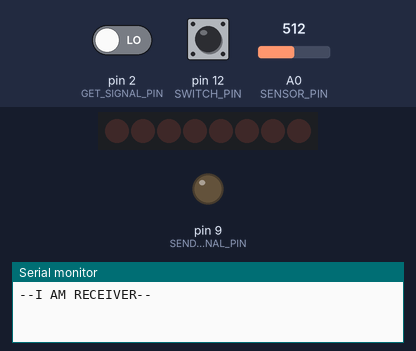
Bench run of a sketch on a simulated Arduino Uno, built with avr-gcc and run on an emulated ATmega328P. Shown: 8 shift-register outputs drawn as a row of LEDs (first output left, lit = HIGH), output pins drawn as LEDs (lit = HIGH), the last lines printed to the serial monitor. Wiring (inferred from the names in the program): shift register (74HC595): data pin 7; shift clock pin 3; latch pin 5. Wiring (inferred from the signals the program sends): row of LEDs: on Q0, Q1, Q2, Q3, Q4, Q5, Q6, Q7. Inputs (shaded band) come from the test bench; at power-on: pin 2 (GET_SIGNAL_PIN) LOW, A0 (SENSOR_PIN) = 512, pin 12 (SWITCH_PIN) HIGH. Pins used as bus, display or sensor lines are not drawn.

Above: at 1.3 s.
1.4 s: pin 2 (GET_SIGNAL_PIN) driven HIGH
3.0 s: A0 (SENSOR_PIN) set to 16
6.0 s: pin 12 (SWITCH_PIN) pulled LOW for 3.2 s
At 9.47 s:
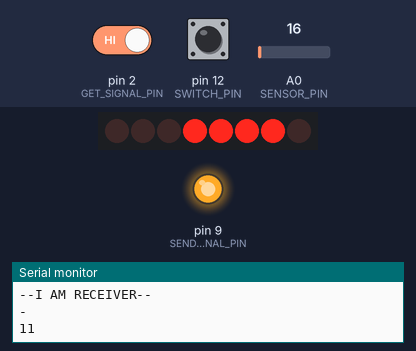
At 10.0 s:
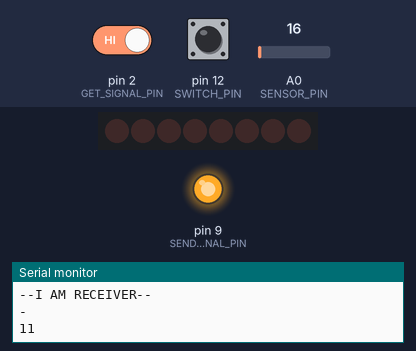
Timing chart, 0 to 11.5 s (numbered marks = the images above; inputs shaded):
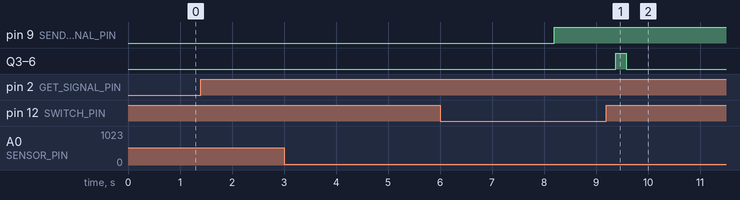

The sketch:

main.ino
```cpp
#define SEND_SIGNAL_PIN 9
#define GET_SIGNAL_PIN 2

#define DATA_PIN 7
#define LATCH_PIN 5
#define CLOCK_PIN 3

#define SENSOR_PIN A0

#define SWITCH_PIN 12

//int TU = 100;
int TU = 0; //read A0
int switch_status = 0;
int status_transmitter = 0;
int status_receiver = 1;

bool is_transmitted=false;

String received_message = "";
String result = "";
const char separator = '/';

const char letterArr[] = "ABCDEFGHIJKLMNOPQRSTUVWXYZ";

String morseCode[] = {
  ".-", "-...", "-.-.",

  "-..", ".", "..-.",

  "--.", "....", "..",

  ".---", "-.-", ".-..",

  "--", "-.", "---",

  ".--.", "--.-", ".-.",

  "...", "-", "..-",

  "...-", ".--", "-..-",

  "-.--", "--.."
};


byte letters[] = {
  0b11101110, //  A
  0b00111110, //  B
  0b10011010, //  C
  0b01111100, //  D
  0b10011110, //  E
  0b10001110, //  F
  0b10111010, //  G
  0b0101110,  //  H
  0b00100000, //  I
  0b01111000, //  J
  0b10101110, //  K
  0b00011010, //  L
  0b10101100, //  M
  0b00101100, //  N
  0b00111100, //  O
  0b11001110, //  P
  0b11100110, //  Q
  0b00001100, //  R
  0b10110110, //  S
  0b00011110, //  T
  0b01111010, //  U
  0b111000,   //  V
  0b1010110,  //  W
  0b01101110, //  X
  0b01110110, //  Y
  0b11011100, //  Z
  0b00000000  //  empty
};


void setup()
{
  Serial.begin(9600);

  pinMode(SEND_SIGNAL_PIN, OUTPUT);
  pinMode(GET_SIGNAL_PIN, INPUT);

  pinMode(DATA_PIN, OUTPUT);
  pinMode(CLOCK_PIN, OUTPUT);
  pinMode(LATCH_PIN, OUTPUT);

  pinMode(SENSOR_PIN, INPUT);
  pinMode(SWITCH_PIN, INPUT);

  if (digitalRead(SWITCH_PIN) == 0) {
    switch_status = status_transmitter;
    Serial.println("--I AM TRANSMITTER--");
  } else {
    switch_status = status_receiver;
    Serial.println("--I AM RECEIVER--");
  }

}

void loop()
{
  if (digitalRead(SWITCH_PIN) != switch_status) {
    //changing the status using the slide switch
    switch_status = digitalRead(SWITCH_PIN);
  }
  TU  = analogRead(SENSOR_PIN); //curr value = 82
  //Serial.print("----TU: ");
  //Serial.println(TU);

  if (switch_status == status_transmitter) {
    digitalWrite(SEND_SIGNAL_PIN, HIGH);//start transmitting
    //Serial.println("Input message: ");
    if(Serial.available()){//user input
      	String user_input = Serial.readString();
      if (user_input.length() > 0){
        user_input.toUpperCase();
    	send_morse_code(user_input);
      }
    }
  } else {
    receive_morse_code();
  }
}


//////transmitting//////
void send_morse_code(String data){
  Serial.print("Sending message: ");
  Serial.println(data);

  for (int i = 0; i < data.length(); i++) {
    char current_letter = data.charAt(i);

    if (current_letter != ' ') {
      int index = 0;
      for (int j = 0; j < 26; j++) {
        if (letterArr[j] == current_letter) {
          index = j;
          break;
        }
      }
      String symbol = morseCode[index];
      Serial.print("Send: ");
      Serial.println(symbol);

      //encode message
      for (int k = 0; k < symbol.length(); k++) {
        if (symbol[k] == '.') {
          send_signal(1);
        }
        else if (symbol[k] == '-') {
          send_signal(3);
        }
      }

      delay(3 * TU);//dist between letters
    }else{
      delay(7 * TU);//dist between words
    }
  }
  digitalWrite(SEND_SIGNAL_PIN, HIGH);
}


void send_signal(int duration){
  digitalWrite(SEND_SIGNAL_PIN, LOW);
  delay(duration * TU);
  digitalWrite(SEND_SIGNAL_PIN, HIGH);
  delay(TU);//dist between dot and dash
}
//////end transmitting//////


//////receiving//////
void receive_morse_code(){
  delay(1);
  int idle = 0;
  while (digitalRead(GET_SIGNAL_PIN) == HIGH) {//idle
    delay(TU);
    //Serial.println(TU);
    idle++;
    if (idle > 10) {
      is_transmitted = true;
      break;
    }
  }
  if (is_transmitted == true) {
    show_message(result);
    is_transmitted = false;
    result = "";
  }

  if (idle == 7) {// delay processing
    received_message += separator;
  }
  else if (idle == 3) {// distance between letters
    received_message += " ";
  }
  else if (idle > 7) {// end of transmission
    Serial.println(idle);
    result += decode_morse_code(received_message) + " ";
    received_message = "";
  }

  int signal_duration = 0;
  while (digitalRead(GET_SIGNAL_PIN) == LOW) {//message
    delay(TU);
    signal_duration++;
  }

  if (signal_duration == 1) {
    received_message += '.';
  }
  else if (signal_duration == 3) {
    received_message += '-';
  }

  Serial.println(received_message);
  delay(TU);
}

void show_message(String message) {
  for (int i = 0; i < message.length(); i++) {
    char current_char = message[i];

    for (int j = 0; j < sizeof(letterArr); j++) {
      if (letterArr[j] == current_char) {
        set_display(letters[j]);
      }
    }
    delay(200);
    set_display(0b00000000);//clear display
    delay(200);
  }
}

void set_display(byte code) {
  digitalWrite(LATCH_PIN, LOW);
  shiftOut(DATA_PIN, CLOCK_PIN, LSBFIRST, code);
  digitalWrite(LATCH_PIN, HIGH);
}

String decode_morse_code(String code) {
  char current_char = 'a';
  String current_letter = "";
  String decoded_message = "";

  for (int i = 0; i <= code.length(); i++) {
    if(i < code.length()){
    	current_char = code.charAt(i);
    }else{
    	current_char = ' ';
    }

    if (current_char != ' ' && current_char != separator) {
      current_letter += current_char;
    } else {
      char decoded_letter = 'a';
      for (int j = 0; j < 26; j++) {
        if (current_letter == morseCode[j]) {
          decoded_letter = letterArr[j];
          break;
        }
      }
      if (current_letter.length() != 0) {
        decoded_message += decoded_letter;
        current_letter = "";
      }

      if (current_char == separator) {//division into words
        decoded_message += " ";
        current_letter = "";
      }
    }
  }

  return decoded_message;
}

//////end receiving//////
```

Measured:
- after the input at 3.0 s, every drawn part: stays the same
- after the input at 6.0 s, pin 9 (SEND_SIGNAL_PIN): LOW → HIGH after 2.2 s
